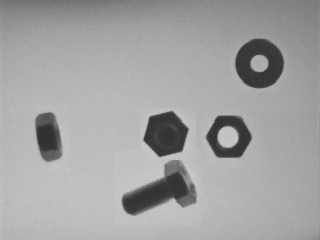
#> input picture 1. Object Detection/4. AOI, Segmentation and Scanning/4.2 Preprocessing - Background Removal/NRImage.jpg, 320 x 240 px
$ python 4.2.1.py
#> lines starting #> are read from the running program, lines starting #| are printed output that depends on the picture
import numpy as np
import cv2

# read images
img = cv2.imread("NRImage.jpg")
#> img is the input picture: shape (240, 320, 3); min 46, max 203, mean 162.1
patternS = cv2.imread("NRPatternS.jpg")
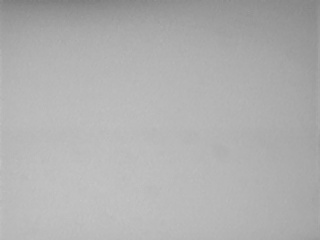
#> input picture 1. Object Detection/4. AOI, Segmentation and Scanning/4.2 Preprocessing - Background Removal/NRPatternS.jpg, 320 x 240 px
#> patternS is the input picture: shape (240, 320, 3); min 125, max 198, mean 175.9

#img = cv2.resize(img, img.shape[:,:,2], interpolation=cv2.INTER_NEAREST)

# create windows
cv2.namedWindow("PatternS",cv2.WINDOW_NORMAL)
cv2.namedWindow("PatternB",cv2.WINDOW_NORMAL)
cv2.namedWindow("BackgroundS",cv2.WINDOW_NORMAL)
cv2.namedWindow("BackgroundB",cv2.WINDOW_NORMAL)

# Basic and effective way to calculate the light pattern from one image
patternB = cv2.blur(img, (int(len(img[0])/2),int(len(img)/2)))
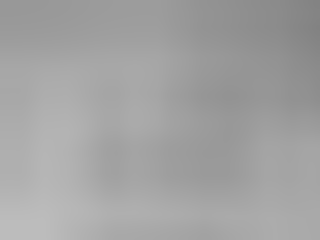
#> patternB: shape (240, 320, 3); min 130, max 188, mean 162.1

# Subtract the image by the pattern
auxS = patternS - img
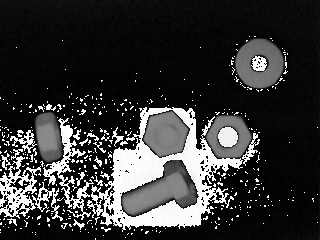
#> auxS: shape (240, 320, 3); min 0, max 255, mean 53.2
auxB = patternB - img
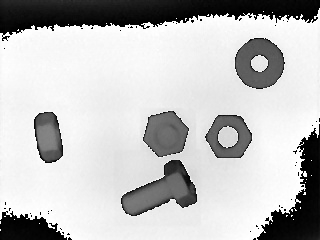
#> auxB: shape (240, 320, 3); min 0, max 255, mean 191

# Show images
cv2.imshow("Image", img)
cv2.imshow("PatternS", patternS)
cv2.imshow("PatternB", patternB)
cv2.imshow("BackgroundS", auxS)
cv2.imshow("BackgroundB", auxB)

# Write images
cv2.imwrite("BackgroundS.jpg", auxS)
cv2.imwrite("BackgroundB.jpg", auxB)

# wait key function
cv2.waitKey(0)

# destroys all windows
cv2.destroyAllWindows()
